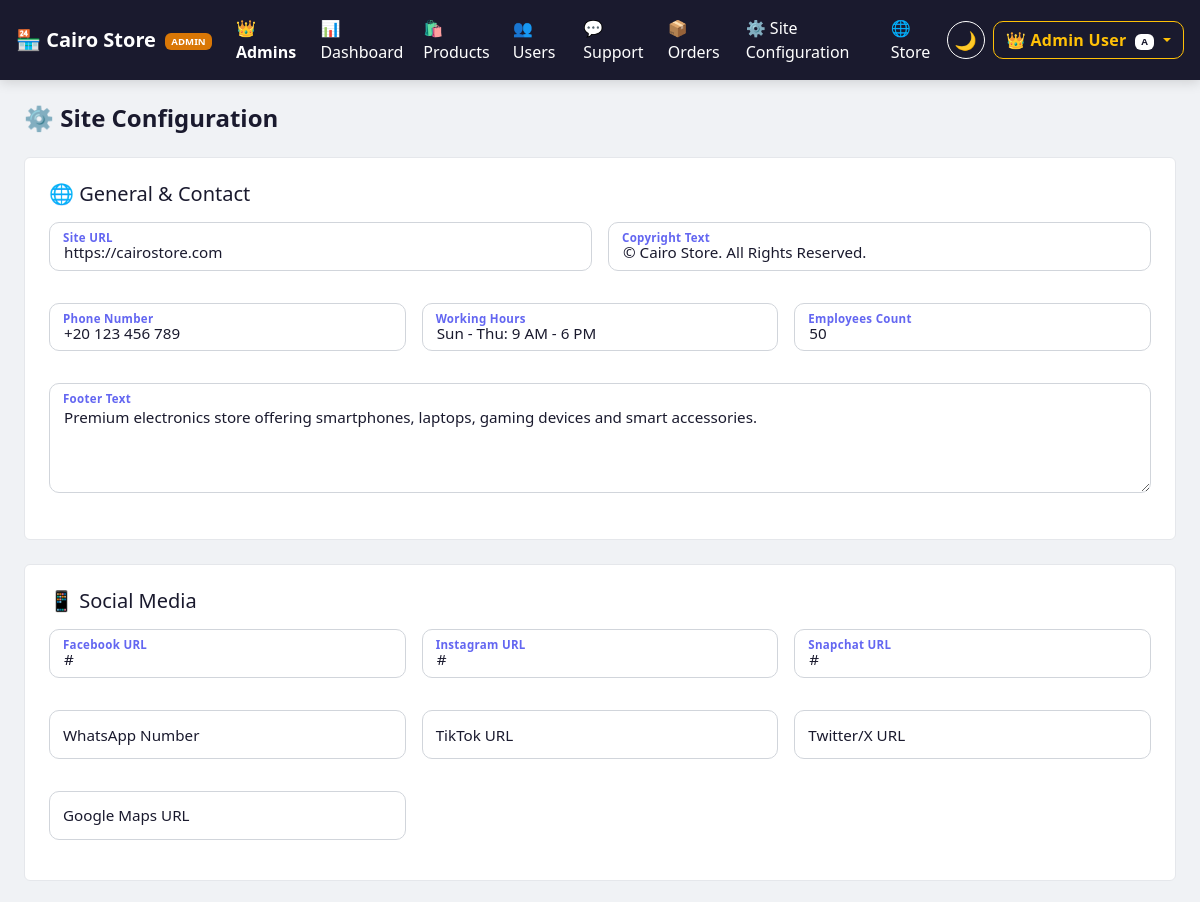
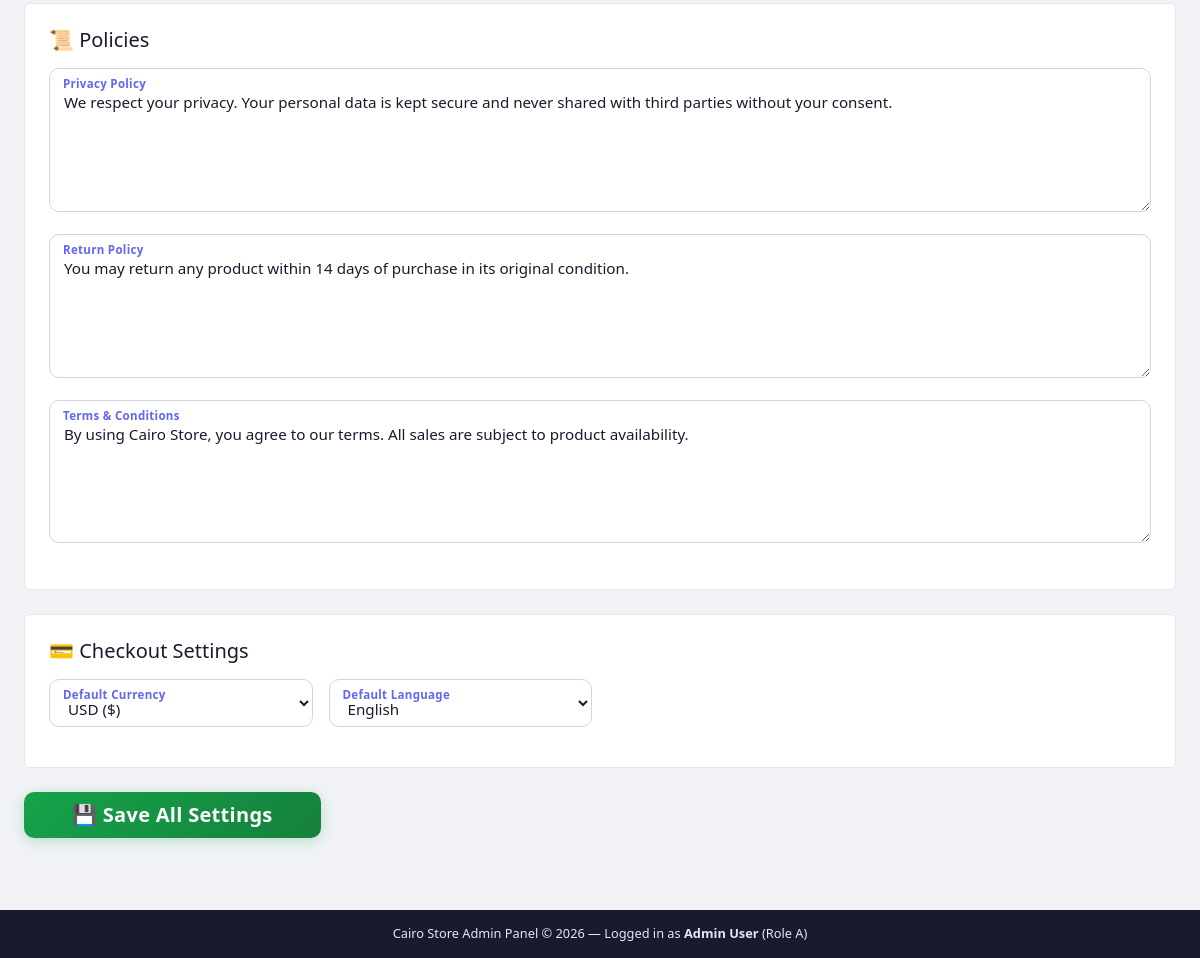
The page /admin/site-settings.php (signed in) on the database its author committed (2 pictures, top to bottom).
### tables this page shows
CREATE TABLE IF NOT EXISTS website_settings (
    id                   INT UNSIGNED AUTO_INCREMENT PRIMARY KEY,
    created_at           DATETIME NOT NULL DEFAULT CURRENT_TIMESTAMP,
    employees_count      INT UNSIGNED DEFAULT 50,
    site_url             VARCHAR(255) DEFAULT 'https://cairostore.com',
    facebook_url         VARCHAR(255) DEFAULT '#',
    instagram_url        VARCHAR(255) DEFAULT '#',
    snapchat_url         VARCHAR(255) DEFAULT '#',
    whatsapp_number      VARCHAR(30)  DEFAULT NULL,
    tiktok_url           VARCHAR(255) DEFAULT NULL,
    twitter_x_url        VARCHAR(255) DEFAULT NULL,
    google_maps_url      VARCHAR(500) DEFAULT NULL,
    copyright_text       VARCHAR(255) DEFAULT '© Cairo Store. All Rights Reserved.',
    phone_number         VARCHAR(30)  DEFAULT '+20 123 456 789',
    working_hours        VARCHAR(100) DEFAULT 'Sun - Thu: 9 AM - 6 PM',
    logo_path            VARCHAR(300) DEFAULT NULL,
    favicon_path         VARCHAR(300) DEFAULT NULL,
    default_currency     VARCHAR(10)  DEFAULT 'USD',
    default_language     VARCHAR(10)  DEFAULT 'en',
    return_policy        TEXT         DEFAULT NULL,
    privacy_policy       TEXT         DEFAULT NULL,
    terms_and_conditions TEXT         DEFAULT NULL,
    footer_text          TEXT         DEFAULT NULL
);

### helpers/auth_helper.php (called while the page is built, shortened)
<?php
function getAdminRole(): string {
    return $_SESSION['admin_role'] ?? '';
}
function isRoleA(): bool {
    return getAdminRole() === 'A';
}
function hasPermission(string $perm): bool {
    if (isRoleA()) return true;
    $perms = getAdminPermissions();
    return !empty($perms[$perm]);
}

### admin/site-settings.php (the view, shortened to what this page needs)
<?php
require_once __DIR__ . '/../admin/layout.php';
$pdo = getDB();
$ws = $pdo->query("SELECT * FROM website_settings LIMIT 1")->fetch() ?: [];
?>
<div class="admin-page-header">
    <h1>⚙️ Site Configuration</h1>
</div>
<form method="POST">
    <div class="card p-4 mb-4">
        <h5 class="mb-3">🌐 General & Contact</h5>
        <div class="row g-3">
            <div class="col-md-6">
                <div class="float-group">
                    <input type="text" name="site_url" placeholder=" "
                           value="<?= htmlspecialchars($ws['site_url'] ?? '') ?>">
                    <label>Site URL</label>
                </div>
            </div>
            <div class="col-md-6">
                <div class="float-group">
                    <input type="text" name="copyright_text" placeholder=" "
                           value="<?= htmlspecialchars($ws['copyright_text'] ?? '') ?>">
                    <label>Copyright Text</label>
                </div>
            </div>
            <div class="col-md-4">
                <div class="float-group">
                    <input type="text" name="phone_number" placeholder=" "
                           value="<?= htmlspecialchars($ws['phone_number'] ?? '') ?>">
                    <label>Phone Number</label>
                </div>
            </div>
            <div class="col-md-4">
                <div class="float-group">
                    <input type="text" name="working_hours" placeholder=" "
                           value="<?= htmlspecialchars($ws['working_hours'] ?? '') ?>">
                    <label>Working Hours</label>
                </div>
            </div>
            <div class="col-md-4">
                <div class="float-group">
                    <input type="number" name="employees_count" placeholder=" " min="1"
                           value="<?= htmlspecialchars($ws['employees_count'] ?? 50) ?>">
                    <label>Employees Count</label>
                </div>
            </div>
            <div class="col-12">
                <div class="float-group">
                    <textarea name="footer_text" rows="2" placeholder=" "><?= htmlspecialchars($ws['footer_text'] ?? '') ?></textarea>
                    <label>Footer Text</label>
                </div>
            </div>
        </div>
    </div>
    <div class="card p-4 mb-4">
        <h5 class="mb-3">📱 Social Media</h5>
        <div class="row g-3">
            <?php
            $socialFields = [
                'facebook_url'   => 'Facebook URL',
                'instagram_url'  => 'Instagram URL',
                'snapchat_url'   => 'Snapchat URL',
                'whatsapp_number'=> 'WhatsApp Number',
                'tiktok_url'     => 'TikTok URL',
                'twitter_x_url'  => 'Twitter/X URL',
                'google_maps_url'=> 'Google Maps URL',
            ];
            foreach ($socialFields as $field => $label):
            ?>
            <div class="col-md-4">
                <div class="float-group">
                    <input type="text" name="<?= $field ?>" placeholder=" "
                           value="<?= htmlspecialchars($ws[$field] ?? '') ?>">
                    <label><?= $label ?></label>
                </div>
            </div>
            <?php endforeach; ?>
        </div>
    </div>
    <div class="card p-4 mb-4">
        <h5 class="mb-3">📜 Policies</h5>
        <div class="float-group">
            <textarea name="privacy_policy" rows="5" placeholder=" "><?= htmlspecialchars($ws['privacy_policy'] ?? '') ?></textarea>
            <label>Privacy Policy</label>
        </div>
        <div class="float-group">
            <textarea name="return_policy" rows="5" placeholder=" "><?= htmlspecialchars($ws['return_policy'] ?? '') ?></textarea>
            <label>Return Policy</label>
        </div>
        <div class="float-group">
            <textarea name="terms_and_conditions" rows="5" placeholder=" "><?= htmlspecialchars($ws['terms_and_conditions'] ?? '') ?></textarea>
            <label>Terms & Conditions</label>
        </div>
    </div>
    <?php if (hasPermission('can_manage_checkout_settings')): ?>
    <div class="card p-4 mb-4">
        <h5 class="mb-3">💳 Checkout Settings</h5>
        <div class="row g-3">
            <div class="col-md-3">
                <div class="float-group">
                    <select name="default_currency">
                        <?php foreach (['USD'=>'USD ($)','JOD'=>'JOD (د.أ)','EGP'=>'EGP (ج.م)','SAR'=>'SAR (ر.س)','AED'=>'AED (د.إ)'] as $v=>$l): ?>
                        <option value="<?= $v ?>" <?= ($ws['default_currency']??'USD')===$v?'selected':'' ?>><?= $l ?></option>
                        <?php endforeach; ?>
                    </select>
                    <label>Default Currency</label>
                </div>
            </div>
            <div class="col-md-3">
                <div class="float-group">
                    <select name="default_language">
                        <option value="en" selected>English</option>
                    </select>
                    <label>Default Language</label>
                </div>
            </div>
        </div>
    </div>
    <?php endif; ?>
    <button type="submit" class="btn btn-success btn-lg px-5">💾 Save All Settings</button>
</form>
<?php require_once __DIR__ . '/layout_end.php'; ?>

### admin/layout.php (shortened to what this page needs)
<?php
require_once __DIR__ . '/../helpers/auth_helper.php';
$adminName = $_SESSION['admin_name'] ?? 'Admin';
$adminRole = getAdminRole();
?>
<!DOCTYPE html>
<html lang="en">
<head>
    <link href="https://cdn.jsdelivr.net/npm/bootstrap@5.3.3/dist/css/bootstrap.min.css" rel="stylesheet">
    <link rel="stylesheet" href="/Task(1)/css/style.css">
    <link rel="stylesheet" href="/Task(1)/css/dark-theme.css" id="theme-style" disabled>
    <link rel="stylesheet" href="/Task(1)/css/admin.css">
</head>
<body class="page-transitioning">
<nav class="navbar custom-navbar sticky-top navbar-expand-lg" id="mainNavbar">
    <div class="container-fluid px-3">
        <a class="navbar-brand fw-bold" href="/Task(1)/admin/home.php">
            🏪 Cairo Store
            <span class="badge bg-warning text-dark ms-1" style="font-size:.6rem;vertical-align:middle;">ADMIN</span>
        </a>
        <div class="collapse navbar-collapse" id="adminNav">
            <ul class="navbar-nav mx-auto gap-1">
                <?php if ($adminRole === 'A'): ?>
                <li class="nav-item">
                    <a class="nav-link text-warning fw-semibold" href="/Task(1)/admin/manage-admins.php">👑 Admins</a>
                </li>
                <?php endif; ?>
                <?php if (hasPermission('can_view_dashboard')): ?>
                <li class="nav-item">
                    <a class="nav-link" href="/Task(1)/admin/dashboard.php">📊 Dashboard</a>
                </li>
                <?php endif; ?>
                <?php if (hasPermission('can_manage_products')): ?>
                <li class="nav-item">
                    <a class="nav-link" href="/Task(1)/admin/products-list.php">🛍️ Products</a>
                </li>
                <?php endif; ?>
                <?php if (hasPermission('can_manage_users')): ?>
                <li class="nav-item">
                    <a class="nav-link" href="/Task(1)/admin/manage-users.php">👥 Users</a>
                </li>
                <?php endif; ?>
                <?php if (hasPermission('can_manage_support')): ?>
                <li class="nav-item position-relative">
                    <a class="nav-link" href="/Task(1)/admin/support.php">
                        💬 Support
                    </a>
                </li>
                <?php endif; ?>
                <?php if (hasPermission('can_manage_orders')): ?>
                <li class="nav-item position-relative">
                    <a class="nav-link" href="/Task(1)/admin/manage-orders.php">
                        📦 Orders
                    </a>
                </li>
                <?php endif; ?>
                <?php if (hasPermission('can_edit_site_content')): ?>
                <li class="nav-item">
                    <a class="nav-link" href="/Task(1)/admin/site-settings.php">⚙️ Site Configuration</a>
                </li>
                <?php endif; ?>
                <li class="nav-item">
                    <a class="nav-link" href="/Task(1)/handlers/store_mode.php" title="View store as visitor">🌐 Store</a>
                </li>
            </ul>
            <div class="d-flex gap-2 align-items-center">
                <button id="theme-toggle" class="btn btn-outline-light" title="Toggle Theme">🌙</button>
                <div class="dropdown">
                    <button class="btn btn-outline-warning dropdown-toggle" type="button" data-bs-toggle="dropdown">
                        👑 <?= htmlspecialchars($adminName) ?>
                        <span class="badge bg-dark ms-1" style="font-size:.6rem;"><?= htmlspecialchars($adminRole) ?></span>
                    </button>
                </div>
            </div>
        </div>
    </div>
</nav>
<main id="main-content" class="container-fluid py-4 px-4">

### admin/layout_end.php (shortened to what this page needs)
</main>
<div class="admin-footer">
    Cairo Store Admin Panel © <?= date('Y') ?> — Logged in as
    <strong><?= htmlspecialchars($_SESSION['admin_name'] ?? '') ?></strong>
    (Role <?= htmlspecialchars($_SESSION['admin_role'] ?? '') ?>)
</div>
</body>
</html>

### css/admin.css (style rules this page uses)
.admin-page-header { display:flex; justify-content:space-between; align-items:center; margin-bottom:1.5rem; flex-wrap:wrap; gap:12px; }
.admin-page-header h1 { font-size:1.5rem; font-weight:700; color:var(--text-color); margin:0; }
.admin-footer { background:var(--footer-bg); color:var(--footer-text); padding:14px; text-align:center; font-size:.8rem; margin-top:3rem; }

### rows shown on the page
website_settings: site_url "https://cairostore.com", copyright_text "© Cairo Store. All Rights Reserved.", phone_number "+20 123 456 789", working_hours "Sun - Thu: 9 AM - 6 PM", employees_count "50", footer_text "Premium electronics store offering smartphones, laptops, gaming devices and smart accessories.", facebook_url "#", instagram_url "#", snapchat_url "#", privacy_policy "We respect your privacy. Your personal data is kept secure and never shared with third parties without your consent.", return_policy "You may return any product within 14 days of purchase in its original condition.", terms_and_conditions "By using Cairo Store, you agree to our terms. All sales are subject to product availability.", default_currency "USD ($)"

### other values the page prints
$adminName "Admin User"
$adminRole "A"
$_SESSION['admin_name'] "Admin User"
$_SESSION['admin_role'] "A"
